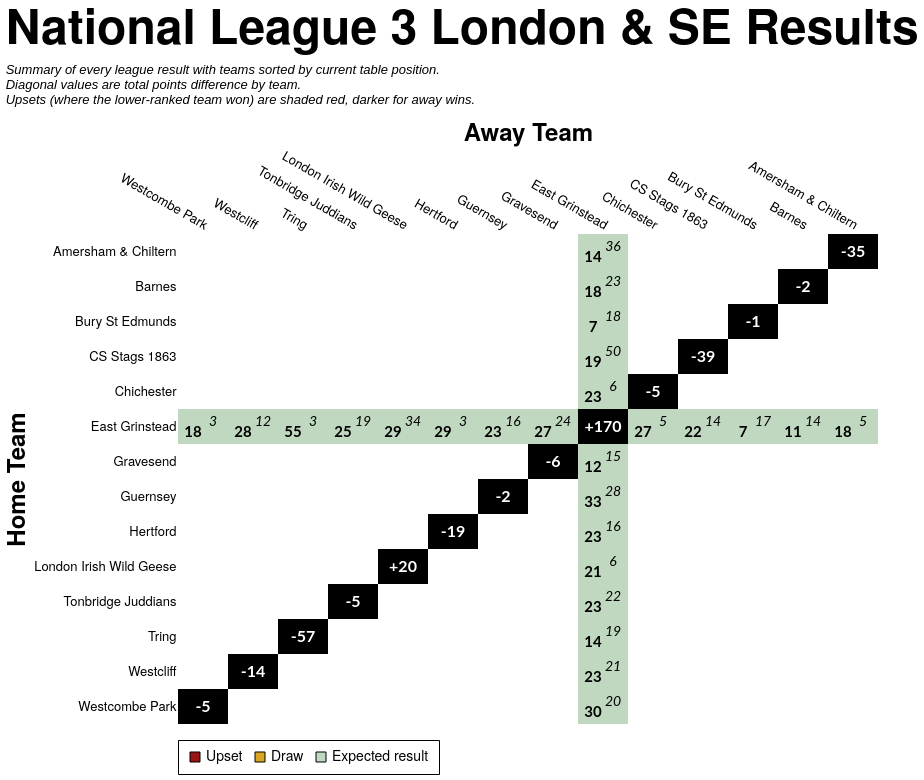

Write a Vega-Lite specification for this figure.
### Vega-Lite specification from a JSON file in a GitHub repository (floating-point values rounded to 4 significant figures; data arrays with more than 128 entries replaced by an {"elided": "..."} marker saying what was removed)
{"config": {"axis": {"labelFont": "PT Sans Narrow, Helvetica Neue, Helvetica, Arial, sans-serif", "titleFont": "PT Sans Narrow, Helvetica Neue, Helvetica, Arial, sans-serif", "labelFontSize": 13, "titleFontSize": 24, "gridColor": "#202947", "gridOpacity": 0.2, "zindex": 1}, "text": {"font": "Lato, sans-serif"}, "bar": {"cornerRadiusEnd": 5}, "header": {"labelFont": "PT Sans Narrow, Helvetica Neue, Helvetica, Arial, sans-serif", "titleFont": "PT Sans Narrow, Helvetica Neue, Helvetica, Arial, sans-serif", "labelFontSize": 24, "titleFontSize": 28, "labelFontWeight": "bold", "orient": "left"}, "legend": {"labelFont": "PT Sans Narrow, Helvetica Neue, Helvetica, Arial, sans-serif", "titleFont": "PT Sans Narrow, Helvetica Neue, Helvetica, Arial, sans-serif", "labelFontSize": 14, "titleFontSize": 16, "titlePadding": 5, "fillColor": "white", "strokeColor": "black", "padding": 10, "titleFontWeight": "lighter", "titleFontStyle": "italic", "titleColor": "gray", "offset": 10}, "title": {"font": "PT Sans Narrow, Helvetica Neue, Helvetica, Arial, sans-serif", "fontSize": 48, "fontWeight": "bold", "anchor": "start", "align": "center", "titlePadding": 20, "subtitlePadding": 10, "subtitleFontSize": 13, "subtitleColor": "", "subtitleFontStyle": "italic", "offset": 15, "color": "black"}, "axisX": {"labelAngle": 0}, "facet": {"title": null, "header": null, "align": {"row": "each", "column": "each"}, "spacing": 10}, "resolve": {"scale": {"y": "independent", "facet": "independent"}}, "background": "transparent", "scale": {"offsetBandPaddingOuter": 0.2, "offsetBandPaddingInner": 0.1}, "view": {"stroke": null, "background": "transparent"}}, "layer": [{"data": {"name": "data-b9bed5441c77c717068a35be651b7b58"}, "mark": {"type": "rect"}, "encoding": {"color": {"field": "unexpected_result", "legend": {"labelExpr": "datum.value === 'Upset (Away Win)' ? 'Upset' : datum.value", "labelLimit": 220, "offset": 16, "orient": "bottom", "symbolStrokeColor": "black", "symbolStrokeWidth": 1, "values": ["Upset (Away Win)", "Draw", "Expected result"]}, "scale": {"domain": ["Expected result", "Upset (Home Win)", "Upset (Away Win)", "Draw", "To be played", "N/A"], "range": ["#146f1444", "#991515bb", "#991515", "goldenrod", "white", "black"]}, "title": null, "type": "nominal"}, "opacity": {"condition": {"test": "datum.home_team == param_25['home_team'] || datum.away_team == param_25['home_team'] || !isValid(param_25['home_team'])", "value": 1.0}, "value": 0.1}, "tooltip": [{"field": "home_team", "title": "Home", "type": "nominal"}, {"field": "away_team", "title": "Away", "type": "nominal"}, {"field": "home_score_text", "title": "Home Score", "type": "nominal"}, {"field": "away_score_text", "title": "Away Score", "type": "nominal"}, {"field": "result", "title": "Result", "type": "nominal"}, {"field": "unexpected_result", "title": "Unexpectedness", "type": "nominal"}, {"field": "date", "format": "%d %b %Y", "title": "Date", "type": "temporal"}], "x": {"axis": {"domain": false, "grid": false, "labelAngle": 30, "orient": "top", "ticks": false}, "field": "away_team", "sort": ["Westcombe Park", "Westcliff", "Tring", "Tonbridge Juddians", "London Irish Wild Geese", "Hertford", "Guernsey", "Gravesend", "East Grinstead", "Chichester", "CS Stags 1863", "Bury St Edmunds", "Barnes", "Amersham & Chiltern"], "title": "Away Team", "type": "nominal"}, "y": {"axis": {"domain": false, "grid": false, "ticks": false}, "field": "home_team", "sort": ["Amersham & Chiltern", "Barnes", "Bury St Edmunds", "CS Stags 1863", "Chichester", "East Grinstead", "Gravesend", "Guernsey", "Hertford", "London Irish Wild Geese", "Tonbridge Juddians", "Tring", "Westcliff", "Westcombe Park"], "title": "Home Team", "type": "nominal"}}, "name": "view_22"}, {"data": {"name": "data-b9bed5441c77c717068a35be651b7b58"}, "mark": {"type": "text", "fontStyle": "italic", "size": 14, "xOffset": 10, "yOffset": -5}, "encoding": {"color": {"condition": {"test": "(datum.home_team == param_25['home_team'] || datum.away_team == param_25['home_team'] || !isValid(param_25['home_team'])) && datum.unexpected_result == 'Expected result'", "value": "black"}, "value": "white"}, "text": {"field": "away_score_text", "type": "nominal"}, "x": {"field": "away_team", "sort": ["Westcombe Park", "Westcliff", "Tring", "Tonbridge Juddians", "London Irish Wild Geese", "Hertford", "Guernsey", "Gravesend", "East Grinstead", "Chichester", "CS Stags 1863", "Bury St Edmunds", "Barnes", "Amersham & Chiltern"], "type": "nominal"}, "y": {"field": "home_team", "sort": ["Amersham & Chiltern", "Barnes", "Bury St Edmunds", "CS Stags 1863", "Chichester", "East Grinstead", "Gravesend", "Guernsey", "Hertford", "London Irish Wild Geese", "Tonbridge Juddians", "Tring", "Westcliff", "Westcombe Park"], "type": "nominal"}}, "transform": [{"filter": "datum.away_score_text != '' && datum.away_score_text != 'WO'"}]}, {"data": {"name": "data-b9bed5441c77c717068a35be651b7b58"}, "mark": {"type": "text", "size": 12, "xOffset": 10, "yOffset": -5}, "encoding": {"color": {"condition": {"test": "(datum.home_team == param_25['home_team'] || datum.away_team == param_25['home_team'] || !isValid(param_25['home_team'])) && datum.unexpected_result == 'Expected result'", "value": "black"}, "value": "white"}, "text": {"field": "away_score_text", "type": "nominal"}, "x": {"field": "away_team", "sort": ["Westcombe Park", "Westcliff", "Tring", "Tonbridge Juddians", "London Irish Wild Geese", "Hertford", "Guernsey", "Gravesend", "East Grinstead", "Chichester", "CS Stags 1863", "Bury St Edmunds", "Barnes", "Amersham & Chiltern"], "type": "nominal"}, "y": {"field": "home_team", "sort": ["Amersham & Chiltern", "Barnes", "Bury St Edmunds", "CS Stags 1863", "Chichester", "East Grinstead", "Gravesend", "Guernsey", "Hertford", "London Irish Wild Geese", "Tonbridge Juddians", "Tring", "Westcliff", "Westcombe Park"], "type": "nominal"}}, "transform": [{"filter": "datum.away_score_text == 'WO'"}]}, {"data": {"name": "data-b9bed5441c77c717068a35be651b7b58"}, "mark": {"type": "text", "fontWeight": "bold", "size": 15, "xOffset": -10, "yOffset": 5}, "encoding": {"color": {"condition": {"test": "(datum.home_team == param_25['home_team'] || datum.away_team == param_25['home_team'] || !isValid(param_25['home_team'])) && datum.unexpected_result == 'Expected result'", "value": "black"}, "value": "white"}, "text": {"field": "home_score_text", "type": "nominal"}, "x": {"field": "away_team", "sort": ["Westcombe Park", "Westcliff", "Tring", "Tonbridge Juddians", "London Irish Wild Geese", "Hertford", "Guernsey", "Gravesend", "East Grinstead", "Chichester", "CS Stags 1863", "Bury St Edmunds", "Barnes", "Amersham & Chiltern"], "type": "nominal"}, "y": {"field": "home_team", "sort": ["Amersham & Chiltern", "Barnes", "Bury St Edmunds", "CS Stags 1863", "Chichester", "East Grinstead", "Gravesend", "Guernsey", "Hertford", "London Irish Wild Geese", "Tonbridge Juddians", "Tring", "Westcliff", "Westcombe Park"], "type": "nominal"}}, "transform": [{"filter": "datum.home_score_text != '' && datum.home_score_text != 'WO'"}]}, {"data": {"name": "data-b9bed5441c77c717068a35be651b7b58"}, "mark": {"type": "text", "size": 12, "xOffset": -10, "yOffset": 5}, "encoding": {"color": {"condition": {"test": "(datum.home_team == param_25['home_team'] || datum.away_team == param_25['home_team'] || !isValid(param_25['home_team'])) && datum.unexpected_result == 'Expected result'", "value": "black"}, "value": "white"}, "text": {"field": "home_score_text", "type": "nominal"}, "x": {"field": "away_team", "sort": ["Westcombe Park", "Westcliff", "Tring", "Tonbridge Juddians", "London Irish Wild Geese", "Hertford", "Guernsey", "Gravesend", "East Grinstead", "Chichester", "CS Stags 1863", "Bury St Edmunds", "Barnes", "Amersham & Chiltern"], "type": "nominal"}, "y": {"field": "home_team", "sort": ["Amersham & Chiltern", "Barnes", "Bury St Edmunds", "CS Stags 1863", "Chichester", "East Grinstead", "Gravesend", "Guernsey", "Hertford", "London Irish Wild Geese", "Tonbridge Juddians", "Tring", "Westcliff", "Westcombe Park"], "type": "nominal"}}, "transform": [{"filter": "datum.home_score_text == 'WO'"}]}, {"data": {"name": "data-af840ead6576dadad1709cd036a1cf18"}, "mark": {"type": "text", "color": "white", "fontWeight": "bold", "size": 16}, "encoding": {"text": {"field": "display_text", "type": "nominal"}, "tooltip": [{"field": "home_team", "title": "Team", "type": "nominal"}, {"field": "display_text", "title": "Points Difference", "type": "nominal"}], "x": {"field": "away_team", "sort": ["Westcombe Park", "Westcliff", "Tring", "Tonbridge Juddians", "London Irish Wild Geese", "Hertford", "Guernsey", "Gravesend", "East Grinstead", "Chichester", "CS Stags 1863", "Bury St Edmunds", "Barnes", "Amersham & Chiltern"], "type": "nominal"}, "y": {"field": "home_team", "sort": ["Amersham & Chiltern", "Barnes", "Bury St Edmunds", "CS Stags 1863", "Chichester", "East Grinstead", "Gravesend", "Guernsey", "Hertford", "London Irish Wild Geese", "Tonbridge Juddians", "Tring", "Westcliff", "Westcombe Park"], "type": "nominal"}}}], "height": {"step": 35}, "params": [{"name": "param_25", "select": {"type": "point", "clear": "dblclick", "fields": ["home_team"], "on": "click"}, "value": null, "views": ["view_22"]}], "title": {"text": "National League 3 London & SE Results", "subtitle": ["Summary of every league result with teams sorted by current table position.", "Diagonal values are total points difference by team.", "Upsets (where the lower-ranked team won) are shaded red, darker for away wins."]}, "width": {"step": 50}, "$schema": "https://vega.github.io/schema/vega-lite/v5.20.1.json", "datasets": {"data-b9bed5441c77c717068a35be651b7b58": {"elided": "196 records"}, "data-af840ead6576dadad1709cd036a1cf18": [{"home_team": "Amersham & Chiltern", "away_team": "Amersham & Chiltern", "match_id": null, "date": "", "home_score": null, "away_score": null, "home_walkover": null, "away_walkover": null, "result": "N/A", "home_score_text": "", "away_score_text": "", "wo_result": "", "score_text": "", "display_text": "-35", "is_diagonal": true, "result_simple": "N/A", "unexpected_result": "N/A", "unexpected_opacity": 1.0}, {"home_team": "Barnes", "away_team": "Barnes", "match_id": null, "date": "", "home_score": null, "away_score": null, "home_walkover": null, "away_walkover": null, "result": "N/A", "home_score_text": "", "away_score_text": "", "wo_result": "", "score_text": "", "display_text": "-2", "is_diagonal": true, "result_simple": "N/A", "unexpected_result": "N/A", "unexpected_opacity": 1.0}, {"home_team": "Bury St Edmunds", "away_team": "Bury St Edmunds", "match_id": null, "date": "", "home_score": null, "away_score": null, "home_walkover": null, "away_walkover": null, "result": "N/A", "home_score_text": "", "away_score_text": "", "wo_result": "", "score_text": "", "display_text": "-1", "is_diagonal": true, "result_simple": "N/A", "unexpected_result": "N/A", "unexpected_opacity": 1.0}, {"home_team": "CS Stags 1863", "away_team": "CS Stags 1863", "match_id": null, "date": "", "home_score": null, "away_score": null, "home_walkover": null, "away_walkover": null, "result": "N/A", "home_score_text": "", "away_score_text": "", "wo_result": "", "score_text": "", "display_text": "-39", "is_diagonal": true, "result_simple": "N/A", "unexpected_result": "N/A", "unexpected_opacity": 1.0}, {"home_team": "Chichester", "away_team": "Chichester", "match_id": null, "date": "", "home_score": null, "away_score": null, "home_walkover": null, "away_walkover": null, "result": "N/A", "home_score_text": "", "away_score_text": "", "wo_result": "", "score_text": "", "display_text": "-5", "is_diagonal": true, "result_simple": "N/A", "unexpected_result": "N/A", "unexpected_opacity": 1.0}, {"home_team": "East Grinstead", "away_team": "East Grinstead", "match_id": null, "date": "", "home_score": null, "away_score": null, "home_walkover": null, "away_walkover": null, "result": "N/A", "home_score_text": "", "away_score_text": "", "wo_result": "", "score_text": "", "display_text": "+170", "is_diagonal": true, "result_simple": "N/A", "unexpected_result": "N/A", "unexpected_opacity": 1.0}, {"home_team": "Gravesend", "away_team": "Gravesend", "match_id": null, "date": "", "home_score": null, "away_score": null, "home_walkover": null, "away_walkover": null, "result": "N/A", "home_score_text": "", "away_score_text": "", "wo_result": "", "score_text": "", "display_text": "-6", "is_diagonal": true, "result_simple": "N/A", "unexpected_result": "N/A", "unexpected_opacity": 1.0}, {"home_team": "Guernsey", "away_team": "Guernsey", "match_id": null, "date": "", "home_score": null, "away_score": null, "home_walkover": null, "away_walkover": null, "result": "N/A", "home_score_text": "", "away_score_text": "", "wo_result": "", "score_text": "", "display_text": "-2", "is_diagonal": true, "result_simple": "N/A", "unexpected_result": "N/A", "unexpected_opacity": 1.0}, {"home_team": "Hertford", "away_team": "Hertford", "match_id": null, "date": "", "home_score": null, "away_score": null, "home_walkover": null, "away_walkover": null, "result": "N/A", "home_score_text": "", "away_score_text": "", "wo_result": "", "score_text": "", "display_text": "-19", "is_diagonal": true, "result_simple": "N/A", "unexpected_result": "N/A", "unexpected_opacity": 1.0}, {"home_team": "London Irish Wild Geese", "away_team": "London Irish Wild Geese", "match_id": null, "date": "", "home_score": null, "away_score": null, "home_walkover": null, "away_walkover": null, "result": "N/A", "home_score_text": "", "away_score_text": "", "wo_result": "", "score_text": "", "display_text": "+20", "is_diagonal": true, "result_simple": "N/A", "unexpected_result": "N/A", "unexpected_opacity": 1.0}, {"home_team": "Tonbridge Juddians", "away_team": "Tonbridge Juddians", "match_id": null, "date": "", "home_score": null, "away_score": null, "home_walkover": null, "away_walkover": null, "result": "N/A", "home_score_text": "", "away_score_text": "", "wo_result": "", "score_text": "", "display_text": "-5", "is_diagonal": true, "result_simple": "N/A", "unexpected_result": "N/A", "unexpected_opacity": 1.0}, {"home_team": "Tring", "away_team": "Tring", "match_id": null, "date": "", "home_score": null, "away_score": null, "home_walkover": null, "away_walkover": null, "result": "N/A", "home_score_text": "", "away_score_text": "", "wo_result": "", "score_text": "", "display_text": "-57", "is_diagonal": true, "result_simple": "N/A", "unexpected_result": "N/A", "unexpected_opacity": 1.0}, {"home_team": "Westcliff", "away_team": "Westcliff", "match_id": null, "date": "", "home_score": null, "away_score": null, "home_walkover": null, "away_walkover": null, "result": "N/A", "home_score_text": "", "away_score_text": "", "wo_result": "", "score_text": "", "display_text": "-14", "is_diagonal": true, "result_simple": "N/A", "unexpected_result": "N/A", "unexpected_opacity": 1.0}, {"home_team": "Westcombe Park", "away_team": "Westcombe Park", "match_id": null, "date": "", "home_score": null, "away_score": null, "home_walkover": null, "away_walkover": null, "result": "N/A", "home_score_text": "", "away_score_text": "", "wo_result": "", "score_text": "", "display_text": "-5", "is_diagonal": true, "result_simple": "N/A", "unexpected_result": "N/A", "unexpected_opacity": 1.0}]}}
